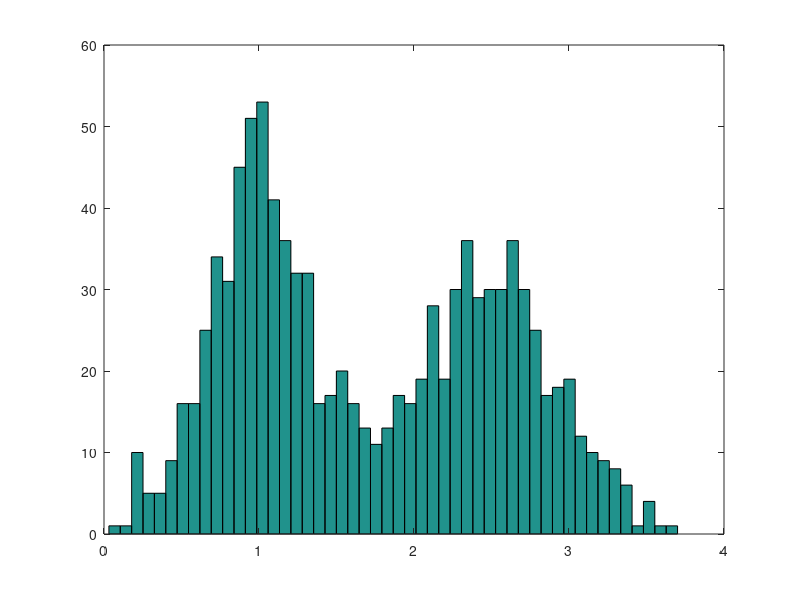

Here is the MATLAB script that generated this plot: (Note: this script raises an error after producing the figure.)
%This script performs some simple Expectation Maximization for learning
%purposes

clear
close all
clc

addpath("../matlabScripts")

%% Initialization

%seed
% rng(3)

%initialize the true system
mu_true = [1, 2.5];
var_true = [.1, .2];
w_true = [0.5, 0.5];

%draw measurements
N = 1000;
y = zeros(N,1);
for ii = 1:N
    %which distribution do we draw from
    idx = randi(2,1);
    
    %draw
    y(ii) = mvnrnd(mu_true(idx),var_true(idx));
end

%plot measurements
figure
hist(y,50)

%% E-M

%use k-means to find initial guess
[mu_hat, var_hat, w_hat] = kMeans(2, y);

%initialize gamma's and n's
gamma = zeros(N,2); %prob that (row) measurement from (col) gaussian
n = zeros(2,1); %intermediate variable

loopcounter = 1;
looplogic = true;
loopmax = 100;
while looplogic
    
    % E-step
    
    %cycle through measurements
    for ii = 1:N
        
        %cycle through gaussians
        for jj = 1:2
            gamma(ii,jj) = w_hat(jj,end)*gaussEval(y(ii),mu_hat(jj,end),var_hat(jj,end));
        end
        
        %normalize
        gamma(ii,:) = gamma(ii,:)/sum(gamma(ii,:));
    end
    
    %calculate n
    n(1) = sum(gamma(:,1));
    n(2) = sum(gamma(:,2));
    
    % M-step
    w_hat = [w_hat, n/N];
    mu_hat = [mu_hat, [sum(gamma(:,1).*y)/n(1);
        sum(gamma(:,2).*y)/n(2)]];
    var_hat = [var_hat, [sum(gamma(:,1).*(y - mu_hat(1,end)).^2)/n(1);
        sum(gamma(:,2).*(y - mu_hat(2,end)).^2)/n(2)]];
    
    %loop management
    loopcounter = loopcounter + 1;
    if(loopcounter >= loopmax)
        looplogic = false;
    end
    
end

figure
subplot(3,1,1)
plot(mu_hat(1,:))
hold on
plot(mu_hat(2,:))


subplot(3,1,2)
plot(var_hat(1,:))
hold on
plot(var_hat(2,:))


subplot(3,1,3)
plot(w_hat(1,:))
hold on
plot(w_hat(2,:))
